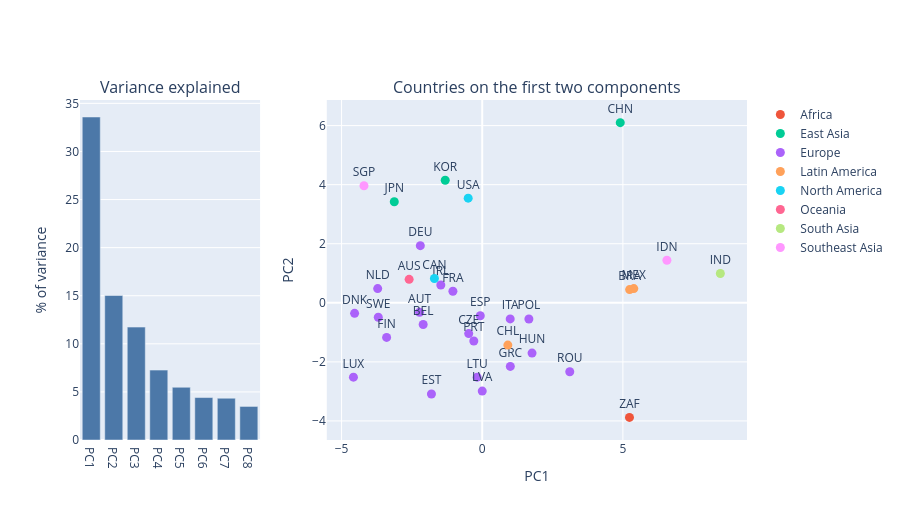

The notebook cell this image was saved under:
### Markdown cell above
### 2.3 Is there a hidden structure? Principal components
PCA on the standardised features (missing values replaced by the mean, which keeps those countries neutral on that feature). If one or two components explain most of the variance, the countries line up along a small number of dimensions, usually *development level* first.

### Code cell
z = (profile - profile.mean()) / profile.std()
Z = z.fillna(0).values
U, S, Vt = np.linalg.svd(Z, full_matrices=False)
expl = S**2 / (S**2).sum()
scores = pd.DataFrame(U[:, :3] * S[:3], index=profile.index, columns=["PC1", "PC2", "PC3"])
loadings = pd.DataFrame(Vt[:3].T, index=profile.columns, columns=["PC1", "PC2", "PC3"])
fig = make_subplots(rows=1, cols=2, column_widths=[0.3, 0.7], subplot_titles=("Variance explained", "Countries on the first two components"))
fig.add_trace(go.Bar(x=[f"PC{i+1}" for i in range(8)], y=expl[:8] * 100, marker_color="#4C78A8", showlegend=False), row=1, col=1)
for reg, g in scores.join(dim[["region", "name"]]).groupby("region"):
    fig.add_trace(go.Scatter(x=g.PC1, y=g.PC2, mode="markers+text", text=g.index, textposition="top center", name=reg, marker=dict(size=9)), row=1, col=2)
fig.update_xaxes(title_text="PC1", row=1, col=2); fig.update_yaxes(title_text="PC2", row=1, col=2); fig.update_yaxes(title_text="% of variance", row=1, col=1)
fig.update_layout(height=520)
fig.show()
print(f"PC1 explains {expl[0]:.0%}, PC2 {expl[1]:.0%}, PC3 {expl[2]:.0%} (first three: {expl[:3].sum():.0%})")
top_load = {f"PC{i+1}": loadings[f"PC{i+1}"].reindex(loadings[f"PC{i+1}"].abs().sort_values(ascending=False).index).head(6).round(2) for i in (0, 1)}
pc1_desc = ", ".join(f"{f} ({v:+.2f})" for f, v in list(top_load["PC1"].items())[:4])
print("Features that load most strongly (positive or negative):")
pd.concat({k: v.rename("loading").reset_index().rename(columns={"index": "feature"}) for k, v in top_load.items()}, axis=1)

### Figure 1 — Plotly figure (JSON) as saved in the notebook; plotly's stock layout.template omitted (floating-point values rounded to 4 significant figures)
{"data": [{"marker": {"color": "#4C78A8"}, "showlegend": false, "type": "bar", "x": ["PC1", "PC2", "PC3", "PC4", "PC5", "PC6", "PC7", "PC8"], "xaxis": "x", "y": [33.58, 15.02, 11.74, 7.267, 5.482, 4.413, 4.342, 3.489], "yaxis": "y"}, {"marker": {"size": 9}, "mode": "markers+text", "name": "Africa", "text": ["ZAF"], "textposition": "top center", "type": "scatter", "x": [5.234], "xaxis": "x2", "y": [-3.879], "yaxis": "y2"}, {"marker": {"size": 9}, "mode": "markers+text", "name": "East Asia", "text": ["CHN", "JPN", "KOR"], "textposition": "top center", "type": "scatter", "x": [4.907, -3.126, -1.316], "xaxis": "x2", "y": [6.1, 3.419, 4.148], "yaxis": "y2"}, {"marker": {"size": 9}, "mode": "markers+text", "name": "Europe", "text": ["AUT", "BEL", "CZE", "DEU", "DNK", "ESP", "EST", "FIN", "FRA", "GRC", "HUN", "IRL", "ITA", "LTU", "LUX", "LVA", "NLD", "POL", "PRT", "ROU", "SWE"], "textposition": "top center", "type": "scatter", "x": [-2.228, -2.099, -0.481, -2.2, -4.537, -0.06929, -1.805, -3.399, -1.042, 0.9988, 1.771, -1.473, 0.9947, -0.1812, -4.579, 0.000914, -3.716, 1.659, -0.2994, 3.112, -3.695], "xaxis": "x2", "y": [-0.3202, -0.7334, -1.043, 1.934, -0.3582, -0.4391, -3.086, -1.172, 0.3902, -2.153, -1.703, 0.601, -0.5459, -2.519, -2.518, -2.989, 0.4818, -0.549, -1.293, -2.334, -0.4894], "yaxis": "y2"}, {"marker": {"size": 9}, "mode": "markers+text", "name": "Latin America", "text": ["BRA", "CHL", "MEX"], "textposition": "top center", "type": "scatter", "x": [5.24, 0.9106, 5.387], "xaxis": "x2", "y": [0.4483, -1.431, 0.4808], "yaxis": "y2"}, {"marker": {"size": 9}, "mode": "markers+text", "name": "North America", "text": ["CAN", "USA"], "textposition": "top center", "type": "scatter", "x": [-1.699, -0.499], "xaxis": "x2", "y": [0.8226, 3.542], "yaxis": "y2"}, {"marker": {"size": 9}, "mode": "markers+text", "name": "Oceania", "text": ["AUS"], "textposition": "top center", "type": "scatter", "x": [-2.598], "xaxis": "x2", "y": [0.7933], "yaxis": "y2"}, {"marker": {"size": 9}, "mode": "markers+text", "name": "South Asia", "text": ["IND"], "textposition": "top center", "type": "scatter", "x": [8.466], "xaxis": "x2", "y": [0.9901], "yaxis": "y2"}, {"marker": {"size": 9}, "mode": "markers+text", "name": "Southeast Asia", "text": ["IDN", "SGP"], "textposition": "top center", "type": "scatter", "x": [6.566, -4.203], "xaxis": "x2", "y": [1.442, 3.963], "yaxis": "y2"}], "layout": {"annotations": [{"font": {"size": 16}, "showarrow": false, "text": "Variance explained", "x": 0.135, "xanchor": "center", "xref": "paper", "y": 1, "yanchor": "bottom", "yref": "paper"}, {"font": {"size": 16}, "showarrow": false, "text": "Countries on the first two components", "x": 0.685, "xanchor": "center", "xref": "paper", "y": 1, "yanchor": "bottom", "yref": "paper"}], "height": 520, "xaxis": {"anchor": "y", "domain": [0, 0.27]}, "xaxis2": {"anchor": "y2", "domain": [0.37, 1], "title": {"text": "PC1"}}, "yaxis": {"anchor": "x", "domain": [0, 1], "title": {"text": "% of variance"}}, "yaxis2": {"anchor": "x2", "domain": [0, 1], "title": {"text": "PC2"}}}}
